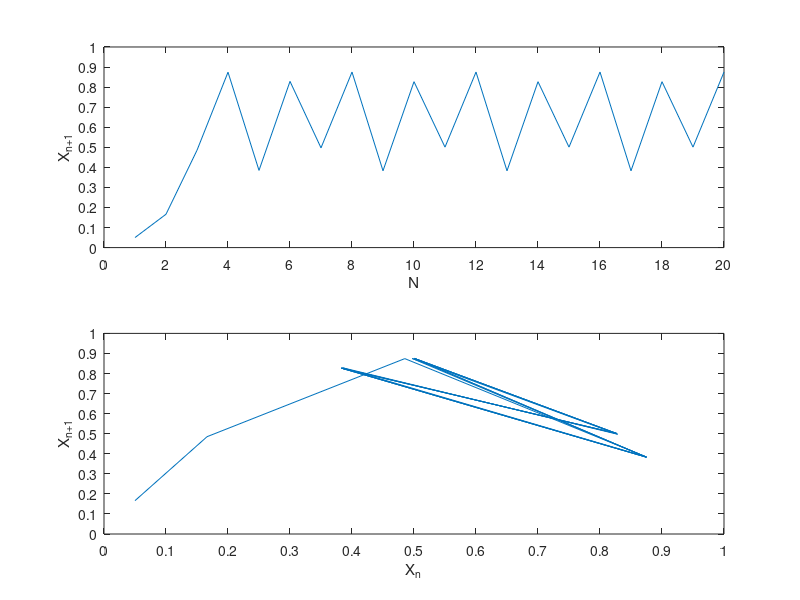

This chart was generated by the following MATLAB code: (Note: this script raises an error after producing the figure.)
N = 20;
r = 3.5;
x1 = 0.05;
;

X = zeros(1,N);
X(1) = x1;

for i = 1:N - 1
    X(i + 1) = r * X(i) * (1 - X(i));
end

close all
figure()

subplot(2,1,1)
plot([1:N], X);
set(gca,'ylim',[0 1],'xlim',[0 N],'xtick',0:N/10:N,'ytick',0:0.1:1)

xlabel('N');
ylabel('X_{n+1}');
hold on
subplot(2,1,2)
Xn_plus_one = X(2:end);
plot(X(1:N - 1), Xn_plus_one);
set(gca,'ylim',[0 1],'xlim',[0 1],'xtick',0:0.1:1,'ytick',0:0.1:1)

xlabel('X_{n}');
ylabel('X_{n+1}');
currentFigure = gcf;
title(currentFigure.Children(end),[sprintf('x_{n+1} = rx_n(1 - x_n)\n') sprintf('x = %.2f\n', x1) sprintf('r = %.1f', r)], 'FontSize', 14);

